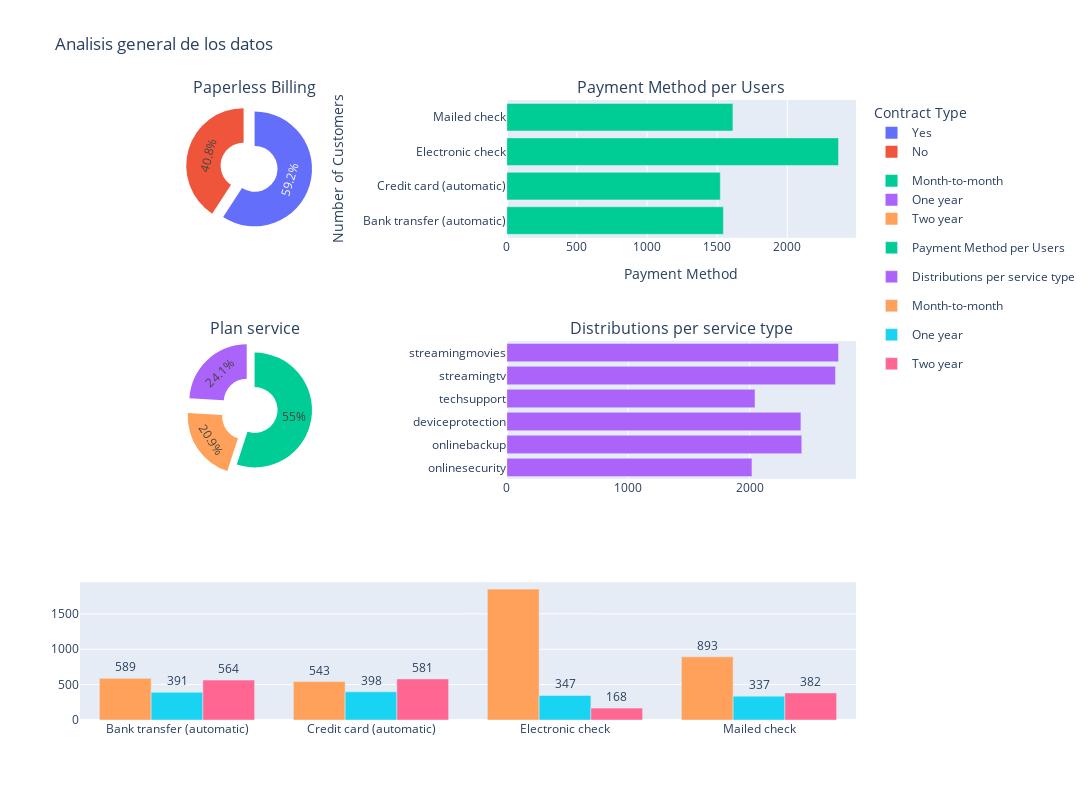

The cell this chart's notebook holds for it:
### Code cell
## General review with pyplot

fig = make_subplots(
    rows=3, cols=2,
    specs=[[{"type": "pie"},{"type": "bar"}],
           [{"type": "pie"},{"type": "bar"}],
           [{"type": "bar","colspan": 2},None]],
    subplot_titles=['Paperless Billing','Payment Method per Users','Plan service','Distributions per service type'],

)

fig.add_trace(
    go.Pie(
        labels=['Yes','No'],           # categories: Yes/No
        values=df_data['paperlessbilling'].value_counts(),  # counts
        name="Paperless Billing",
        pull=[0,0.2],
        hole=.4,
        showlegend=True,
        legendgroup="group1"
    ),
    row=1, col=1
)

fig.add_trace(
    go.Pie(
        labels=['Month-to-month','One year','Two year'],           # categories: Yes/No
        values=df_data['type'].value_counts(),  # counts
        name="Frequency paymentment",
        pull=[0,0.2,0.2],
        hole=.4,
        showlegend=True,
        legendgroup="group2"
    ),
    row=2, col=1
)


dft = df_data.loc[:,['paymentmethod','customerid']].groupby('paymentmethod')['paymentmethod'].count()

fig.add_trace(
    go.Bar(
        y=dft.index,           # categories: Yes/No
        x=dft.values,  # counts
        name="Payment Method per Users",
        orientation='h',
        showlegend=True,
        legendgroup="group3"
    ),
    row=1, col=2
)

dft = df_data.loc[:,['onlinesecurity','onlinebackup','deviceprotection','techsupport','streamingtv','streamingmovies']].sum()

fig.add_trace(
    go.Bar(
        y=dft.index,           # categories: Yes/No
        x=dft.values,  # counts
        name="Distributions per service type",
        orientation='h',
        showlegend=True,
        legendgroup="group4"
    ),
    row=2, col=2
)

dft = (df_data
       .groupby(['paymentmethod', 'type'], as_index=False)
       .size()                          # size() is cleaner than count() here
       .rename(columns={'size': 'count'})
)

for contract_type in dft['type'].unique():
    subset = dft[dft['type'] == contract_type]
    
    fig.add_trace(go.Bar(
        x=subset['paymentmethod'],
        y=subset['count'],
        name=contract_type,
        text=subset['count'],
        textposition='outside'
    ),
    row=3, col=1)

fig.update_layout(
    barmode='group',   # grouped bars (same as seaborn default)
    title='Number of Customers by Payment Method and Contract Type',
    xaxis_title='Payment Method',
    yaxis_title='Number of Customers',
    legend_title='Contract Type'
)

fig.update_layout(title_text="Analisis general de los datos")
fig.update_layout(
    width=1600,
    height=800
)
fig.show()


##Check distribution data with matplotlib
fig2 = plt.figure(figsize=(30, 12))
gs = gridspec.GridSpec(2, 2)

ax = fig2.add_subplot(gs[:3,0])
sns.set_theme(style="darkgrid")
mu = df_data['totalcharges'].mean()
sigma = df_data['totalcharges'].std()
toprage = mu + sigma * 3
botrage = mu - sigma * 3
print(f'Outliners top: {toprage} and bottom: {botrage} and mean: {mu} and std: {sigma}')   
payment_charges = df_data.query('totalcharges < @toprage and totalcharges > @botrage')
sns.boxplot(x='type', 
            y='totalcharges',
            ax=ax, 
            data=payment_charges)
ax.set_title('Total charges per type payment')
ax.tick_params(axis='x',rotation=90)

ax = fig2.add_subplot(gs[0,1])
sns.set_theme(style="darkgrid")
dft = norm.__merge_dataframes__(df_data.loc[:,['type','objective','timeservicedays']].groupby(by=['type','objective'],as_index=False).std(),
                                df_data.loc[:,['type','objective','customerid']].groupby(by=['type','objective'],as_index=False).count(),
                                on=['type','objective'],
                                how='left')
dft['objective']= dft['objective'].apply(lambda x: 'active' if x==1 else 'inactive')
sns.barplot(data=dft,x='type',y='customerid',hue='objective',ax=ax)
ax.set_title('Distribution of active and inactive customers per type')
ax.bar_label(ax.containers[0]) # add values per bar
ax.bar_label(ax.containers[1]) 
ax.legend(loc='upper center',
            fontsize='medium',                     # Tamaño del texto
            frameon=True,                          # Marco alrededor
            fancybox=True,                         # Esquinas redondeadas
            shadow=True,                           # Sombra
            framealpha=0.9,                        # Transparencia del fondo
            facecolor='lightgray',                 # Color de fondo
            edgecolor='black' )

ax = fig2.add_subplot(gs[1,1])
sns.set_theme(style="darkgrid")
sns.barplot(data=dft,x='type',y='timeservicedays',hue='objective',ax=ax)
ax.set_title('Distribution of active and inactive customers per time of service')
ax.bar_label(ax.containers[0]) # add values per bar
ax.bar_label(ax.containers[1]) 
ax.legend(loc='upper right',
            fontsize='medium',                     # Tamaño del texto
            frameon=True,                          # Marco alrededor
            fancybox=True,                         # Esquinas redondeadas
            shadow=True,                           # Sombra
            framealpha=0.9,                        # Transparencia del fondo
            facecolor='lightgray',                 # Color de fondo
            edgecolor='black' )

  
fig2.tight_layout()

### Figure 1 — Plotly figure (JSON) as saved in the notebook; plotly's stock layout.template omitted (floating-point values rounded to 4 significant figures)
{"data": [{"domain": {"x": [0, 0.45], "y": [0.7778, 1]}, "hole": 0.4, "labels": ["Yes", "No"], "legendgroup": "group1", "name": "Paperless Billing", "pull": [0, 0.2], "showlegend": true, "type": "pie", "values": [4171, 2872]}, {"domain": {"x": [0, 0.45], "y": [0.3889, 0.6111]}, "hole": 0.4, "labels": ["Month-to-month", "One year", "Two year"], "legendgroup": "group2", "name": "Frequency paymentment", "pull": [0, 0.2, 0.2], "showlegend": true, "type": "pie", "values": [3875, 1695, 1473]}, {"legendgroup": "group3", "name": "Payment Method per Users", "orientation": "h", "showlegend": true, "type": "bar", "x": [1544, 1522, 2365, 1612], "xaxis": "x", "y": ["Bank transfer (automatic)", "Credit card (automatic)", "Electronic check", "Mailed check"], "yaxis": "y"}, {"legendgroup": "group4", "name": "Distributions per service type", "orientation": "h", "showlegend": true, "type": "bar", "x": [2019.0, 2429.0, 2422.0, 2044.0, 2707.0, 2732.0], "xaxis": "x2", "y": ["onlinesecurity", "onlinebackup", "deviceprotection", "techsupport", "streamingtv", "streamingmovies"], "yaxis": "y2"}, {"name": "Month-to-month", "text": [589.0, 543.0, 1850.0, 893.0], "textposition": "outside", "type": "bar", "x": ["Bank transfer (automatic)", "Credit card (automatic)", "Electronic check", "Mailed check"], "xaxis": "x3", "y": [589, 543, 1850, 893], "yaxis": "y3"}, {"name": "One year", "text": [391.0, 398.0, 347.0, 337.0], "textposition": "outside", "type": "bar", "x": ["Bank transfer (automatic)", "Credit card (automatic)", "Electronic check", "Mailed check"], "xaxis": "x3", "y": [391, 398, 347, 337], "yaxis": "y3"}, {"name": "Two year", "text": [564.0, 581.0, 168.0, 382.0], "textposition": "outside", "type": "bar", "x": ["Bank transfer (automatic)", "Credit card (automatic)", "Electronic check", "Mailed check"], "xaxis": "x3", "y": [564, 581, 168, 382], "yaxis": "y3"}], "layout": {"annotations": [{"font": {"size": 16}, "showarrow": false, "text": "Paperless Billing", "x": 0.225, "xanchor": "center", "xref": "paper", "y": 1, "yanchor": "bottom", "yref": "paper"}, {"font": {"size": 16}, "showarrow": false, "text": "Payment Method per Users", "x": 0.775, "xanchor": "center", "xref": "paper", "y": 1, "yanchor": "bottom", "yref": "paper"}, {"font": {"size": 16}, "showarrow": false, "text": "Plan service", "x": 0.225, "xanchor": "center", "xref": "paper", "y": 0.6111, "yanchor": "bottom", "yref": "paper"}, {"font": {"size": 16}, "showarrow": false, "text": "Distributions per service type", "x": 0.775, "xanchor": "center", "xref": "paper", "y": 0.6111, "yanchor": "bottom", "yref": "paper"}], "barmode": "group", "height": 800, "legend": {"title": {"text": "Contract Type"}}, "title": {"text": "Analisis general de los datos"}, "width": 1600, "xaxis": {"anchor": "y", "domain": [0.55, 1], "title": {"text": "Payment Method"}}, "xaxis2": {"anchor": "y2", "domain": [0.55, 1]}, "xaxis3": {"anchor": "y3", "domain": [0, 1]}, "yaxis": {"anchor": "x", "domain": [0.7778, 1], "title": {"text": "Number of Customers"}}, "yaxis2": {"anchor": "x2", "domain": [0.3889, 0.6111]}, "yaxis3": {"anchor": "x3", "domain": [0, 0.2222]}}}
